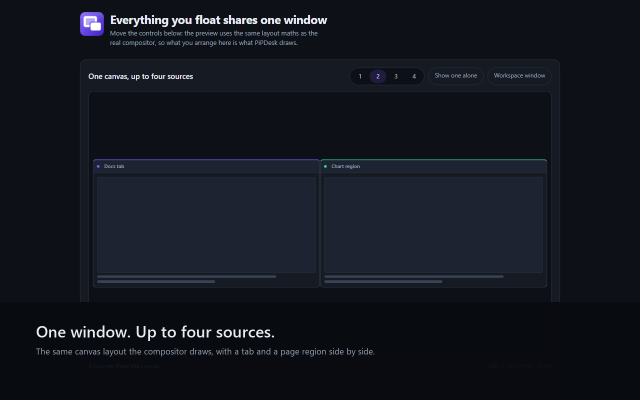
#> input picture store/01-shared-window.png, 1280 x 800 px, given in place of welcome-top.png, which was not available (shown at 1/2 size)
$ python store-assets.py
#> lines starting #> are read from the running program, lines starting #| are printed output that depends on the picture; after the words box and inside, x2 and y2 are one past the last pixel; in counts of white or black regions, pixels touching at a corner belong together; pictures that were not available may be replaced by others from this repository, and a replacement may not be noted
#!/usr/bin/env python3
"""Compose the Chrome Web Store images from the raw captures.

Run `node tools/store-shots.mjs` first; it writes store/raw/*.png from the real
extension loaded in Chromium. This script only arranges them: 1280 x 800 store
screenshots plus the optional 440 x 280 promo tile.

    python tools/store-assets.py
"""

from pathlib import Path

from PIL import Image, ImageDraw, ImageFilter, ImageFont

ROOT = Path(__file__).resolve().parent.parent
RAW = ROOT / "store" / "raw"
OUT = ROOT / "store"

BG_TOP = (11, 14, 20)
BG_BOTTOM = (20, 24, 33)
TEXT = (233, 237, 245)
DIM = (154, 165, 184)
MUTED = (107, 118, 136)
ACCENT = (124, 92, 255)
MINT = (52, 211, 153)

FONT_DIR = Path("C:/Windows/Fonts")
REGULAR = FONT_DIR / "segoeui.ttf"
SEMIBOLD = FONT_DIR / "seguisb.ttf"


def font(size, semibold=False):
    path = SEMIBOLD if semibold else REGULAR
    return ImageFont.truetype(str(path), size)


def background(width=1280, height=800):
    image = Image.new("RGB", (width, height), BG_TOP)
    draw = ImageDraw.Draw(image)
    for y in range(height):
        mix = y / max(1, height - 1)
        draw.line(
            [(0, y), (width, y)],
            fill=tuple(
                round(BG_TOP[i] + (BG_BOTTOM[i] - BG_TOP[i]) * mix)
                for i in range(3)
            ),
        )

    glow = Image.new("RGB", (width, height), (0, 0, 0))
    glow_draw = ImageDraw.Draw(glow)
    glow_draw.ellipse(
        (-260, -320, 620, 360), fill=(60, 44, 130)
    )
    glow_draw.ellipse(
        (width - 360, height - 300, width + 320, height + 240),
        fill=(18, 78, 62),
    )
    glow = glow.filter(ImageFilter.GaussianBlur(150))
    return Image.blend(image, glow, 0.55)


def rounded(image, radius):
    mask = Image.new("L", image.size, 0)
    ImageDraw.Draw(mask).rounded_rectangle(
        (0, 0, image.width - 1, image.height - 1), radius, fill=255
    )
    result = image.convert("RGBA")
    result.putalpha(mask)
    return result


def shadow(canvas, box, radius=18, blur=26, alpha=170):
    layer = Image.new("RGBA", canvas.size, (0, 0, 0, 0))
    ImageDraw.Draw(layer).rounded_rectangle(box, radius, fill=(0, 0, 0, alpha))
    canvas.alpha_composite(layer.filter(ImageFilter.GaussianBlur(blur)))


def trim_uniform_bottom(image, tolerance=4):
    """Drop the empty rows a fixed-height capture leaves at the bottom."""
    width, height = image.size
    last = height - 1
    while last > 0:
        row = image.crop((0, last, width, last + 1))
        extrema = row.getextrema()  # [(min, max), ...] per channel
        if any(hi - lo > tolerance for lo, hi in extrema):
            break
        last -= 1
    return image.crop((0, 0, width, last + 1))


def paste_screenshot(canvas, path, xy, scale=1.0, radius=16, trim=False):
    shot = Image.open(path).convert("RGB")
    if trim:
        shot = trim_uniform_bottom(shot)
    if scale != 1.0:
        shot = shot.resize(
            (round(shot.width * scale), round(shot.height * scale)),
            Image.LANCZOS,
        )
    x, y = xy
    shadow(canvas, (x + 6, y + 14, x + shot.width + 6, y + shot.height + 14))
    canvas.alpha_composite(rounded(shot, radius), (x, y))
    edge = Image.new("RGBA", canvas.size, (0, 0, 0, 0))
    ImageDraw.Draw(edge).rounded_rectangle(
        (x, y, x + shot.width - 1, y + shot.height - 1),
        radius,
        outline=(255, 255, 255, 26),
        width=1,
    )
    canvas.alpha_composite(edge)


def kicker(draw, text, xy, color=ACCENT):
    draw.text(xy, text.upper(), font=font(13, True), fill=color)


def wrap(draw, text, fnt, width):
    lines, line = [], ""
    for word in text.split():
        candidate = f"{line} {word}".strip()
        if draw.textlength(candidate, font=fnt) <= width:
            line = candidate
        else:
            lines.append(line)
            line = word
    if line:
        lines.append(line)
    return lines


def paragraph(draw, text, xy, fnt, width, fill=DIM, leading=1.55):
    x, y = xy
    for line in wrap(draw, text, fnt, width):
        draw.text((x, y), line, font=fnt, fill=fill)
        y += round(fnt.size * leading)
    return y


def dot(draw, xy, color=ACCENT, radius=3):
    x, y = xy
    draw.ellipse((x - radius, y - radius, x + radius, y + radius), fill=color)


def frame_popup():
    canvas = background().convert("RGBA")
    draw = ImageDraw.Draw(canvas)

    kicker(draw, "toolbar popup", (96, 150))
    title = font(46, True)
    y = 186
    for line in ["Pick a tab, a region,", "or a video."]:
        draw.text((96, y), line, font=title, fill=TEXT)
        y += 58
    y = paragraph(
        draw,
        "Three capture modes, one list of everything floating, and a stop button "
        "for each source. The same switches hold auto-close, the workspace "
        "window and optional sync.",
        (96, y + 26),
        font(18),
        540,
    )

    y += 26
    for item in [
        "Auto close after 15, 25 or 50 minutes",
        "Workspace window: capture beside a panel",
        "Notes, to-dos and focus timer in the same window",
    ]:
        dot(draw, (104, y + 9))
        draw.text((122, y), item, font=font(16), fill=(200, 208, 222))
        y += 36

    popup = trim_uniform_bottom(Image.open(RAW / "popup.png").convert("RGB"))
    scale = min(1.0, 726 / popup.height)
    paste_screenshot(canvas, RAW / "popup.png", (830, 38), scale=scale, radius=18, trim=True)
    return canvas.convert("RGB")


def frame_panels():
    canvas = background().convert("RGBA")
    draw = ImageDraw.Draw(canvas)

    kicker(draw, "own panels", (96, 70), MINT)
    draw.text(
        (96, 104),
        "Notes, to-dos and focus float too.",
        font=font(42, True),
        fill=TEXT,
    )
    paragraph(
        draw,
        "No second app and no second window: the same picture-in-picture "
        "surface can hold your notes, today's tasks and a Pomodoro timer.",
        (96, 166),
        font(18),
        900,
    )

    paste_screenshot(canvas, RAW / "notes.png", (214, 246), scale=0.94, radius=16)
    paste_screenshot(canvas, RAW / "timer.png", (706, 232), scale=0.94, radius=16)
    return canvas.convert("RGB")


def frame_full(path, caption, note):
    canvas = Image.open(path).convert("RGB")
    canvas = canvas.crop((0, 0, 1280, 800)).convert("RGBA")

    scrim = Image.new("RGBA", canvas.size, (0, 0, 0, 0))
    draw = ImageDraw.Draw(scrim)
    draw.rectangle((0, 604, 1280, 800), fill=(8, 10, 15, 232))
    canvas.alpha_composite(scrim)

    draw = ImageDraw.Draw(canvas)
    draw.text((72, 640), caption, font=font(32, True), fill=TEXT)
    draw.text((72, 690), note, font=font(17), fill=DIM)
    return canvas.convert("RGB")


def promo_tile():
    canvas = background(440, 280).convert("RGBA")
    draw = ImageDraw.Draw(canvas)

    icon = Image.open(ROOT / "icons" / "icon128.png").convert("RGBA")
    icon = icon.resize((68, 68), Image.LANCZOS)
    canvas.alpha_composite(icon, (32, 34))

    draw.text((114, 38), "PiPDesk", font=font(34, True), fill=TEXT)
    draw.text((114, 82), "Picture-in-picture workspace", font=font(14), fill=ACCENT)
    paragraph(
        draw,
        "Float a tab, a region, a video, or your own notes and timer above your work.",
        (32, 140),
        font(17),
        376,
    )
    draw.text((32, 238), "One window · up to four sources", font=font(13), fill=MUTED)
    return canvas.convert("RGB")


def main():
    OUT.mkdir(exist_ok=True)

    outputs = {
        "01-shared-window.png": frame_full(
            RAW / "welcome-top.png",
            "One window. Up to four sources.",
            "The same canvas layout the compositor draws, with a tab and a page region side by side.",
        ),
        "02-region.png": frame_full(
            RAW / "welcome-region.png",
            "Only that rectangle floats.",
            "Drag a box or hover an element; arrows nudge it, Ctrl + arrows resize it, Esc cancels.",
        ),
        "03-popup.png": frame_popup(),
        "04-panels.png": frame_panels(),
        "promo-440x280.png": promo_tile(),
    }
#> in frame_full, canvas is the input picture: PIL image 1280x800 RGB; mean R, G, B 18.9, 22.6, 31
#> in frame_full, `scrim = Image.new("RGBA", canvas.size, (0, 0, 0, 0))`: scrim: PIL image 1280x800 RGBA; every value is 0
#> in frame_full, `canvas.alpha_composite(scrim)`:
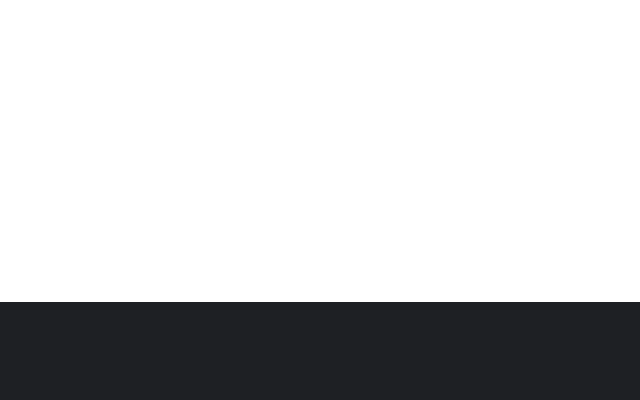
#> scrim: PIL image 1280x800 RGBA (shown at 1/2 size); mean R, G, B, A 2, 2.5, 3.7, 56.8; transparent parts drawn white
#> call 2 of frame_full, with caption = 'Only that rectangle floats.'
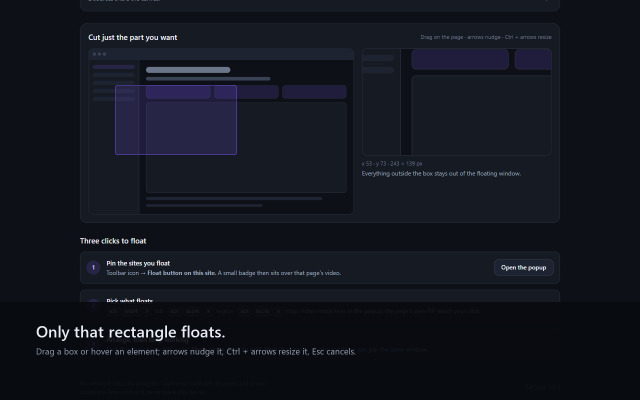
#> input picture store/02-region.png, 1280 x 800 px, given in place of welcome-region.png, which was not available (shown at 1/2 size)
#> in frame_full, canvas is the input picture: PIL image 1280x800 RGB; mean R, G, B 18.9, 22, 31.1
#> in background, `glow = Image.new("RGB", (width, height), (0, 0, 0))`: glow: PIL image 1280x800 RGB; every value is 0
#> in background, `return Image.blend(image, glow, 0.55)`:
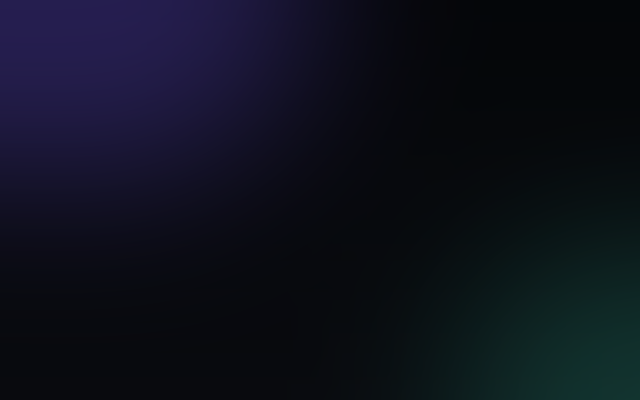
#> returned value: PIL image 1280x800 RGB (shown at 1/2 size); mean R, G, B 13.5, 16.3, 27.7
#> after the loop in frame_popup, `for line in ["Pick a tab, a region,", "or a video."]:`: y = 302
#> in frame_popup, `y = paragraph( draw, "Three capture modes, one list of everything floa..`: y = 412
#> in frame_popup, `y += 26`: y = 438
#> the loop in frame_popup, `for item in [ "Auto close after 15, 25 or 50 minutes", "Workspace wind..` made 3 passes
#> y on passes 1 to 3: 474, 510, 546
#> after the loop in frame_popup, `for item in [`: y = 546
#> in trim_uniform_bottom, `width, height = image.size`: width = 1280; height = 800
#> in trim_uniform_bottom, `last = height - 1`: last = 799
#> the loop in trim_uniform_bottom, `while last > 0:` made 13 passes
#> (extrema, last) on passes 1 to 12: (((8, 8), (11, 11), (16, 16)), 798), (((8, 8), (11, 11), (16, 16)), 797), (((8, 8), (11, 11), (16, 16)), 796), (((8, 8), (11, 11), (16, 16)), 795), (((8, 8), (11, 11), (16, 16)), 794), (((8, 8), (11, 11), (16, 16)), 793), (((8, 8), (11, 11), (16, 16)), 792), (((8, 8), (11, 11), (16, 16)), 791), (((8, 8), (11, 11), (16, 16)), 790), (((8, 8), (11, 11), (16, 16)), 789), (((8, 8), (11, 11), (16, 16)), 788), (((8, 8), (11, 11), (16, 16)), 787)
#> extrema on pass 13: ((8, 17), (11, 20), (16, 26))
#> after the loop in trim_uniform_bottom, `while last > 0:`: last = 787
#> in trim_uniform_bottom, `return image.crop((0, 0, width, last + 1))`:
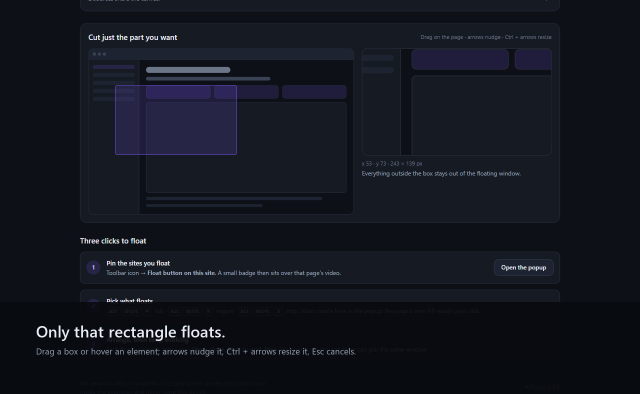
#> returned value: PIL image 1280x788 RGB (shown at 1/2 size); mean R, G, B 19.1, 22.2, 31.3
#> the loop in trim_uniform_bottom (call 2), `while last > 0:` made 13 passes
#> extrema on passes 1 to 12: ((8, 8), (11, 11), (16, 16)), ((8, 8), (11, 11), (16, 16)), ((8, 8), (11, 11), (16, 16)), ((8, 8), (11, 11), (16, 16)), ((8, 8), (11, 11), (16, 16)), ((8, 8), (11, 11), (16, 16)), ((8, 8), (11, 11), (16, 16)), ((8, 8), (11, 11), (16, 16)), ((8, 8), (11, 11), (16, 16)), ((8, 8), (11, 11), (16, 16)), ((8, 8), (11, 11), (16, 16)), ((8, 8), (11, 11), (16, 16))
#> in shadow, `ImageDraw.Draw(layer).rounded_rectangle(box, radius, fill=(0, 0, 0, al..`:
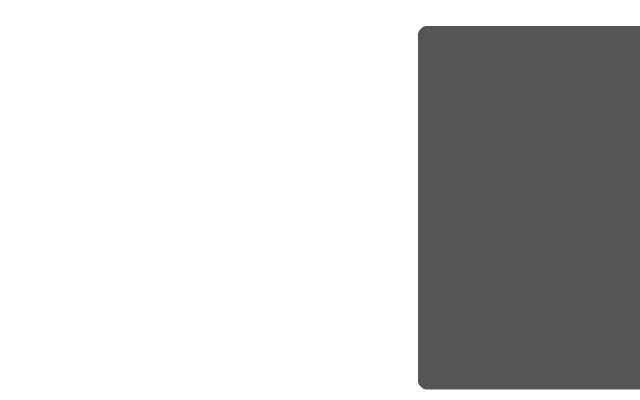
#> layer: PIL image 1280x800 RGBA (shown at 1/2 size); mean R, G, B, A 0, 0, 0, 53.6; transparent parts drawn white
#> in rounded, `mask = Image.new("L", image.size, 0)`: mask: PIL image 1179x726 L; every value is 0
#> in rounded, `ImageDraw.Draw(mask).rounded_rectangle( (0, 0, image.width - 1, image...`:
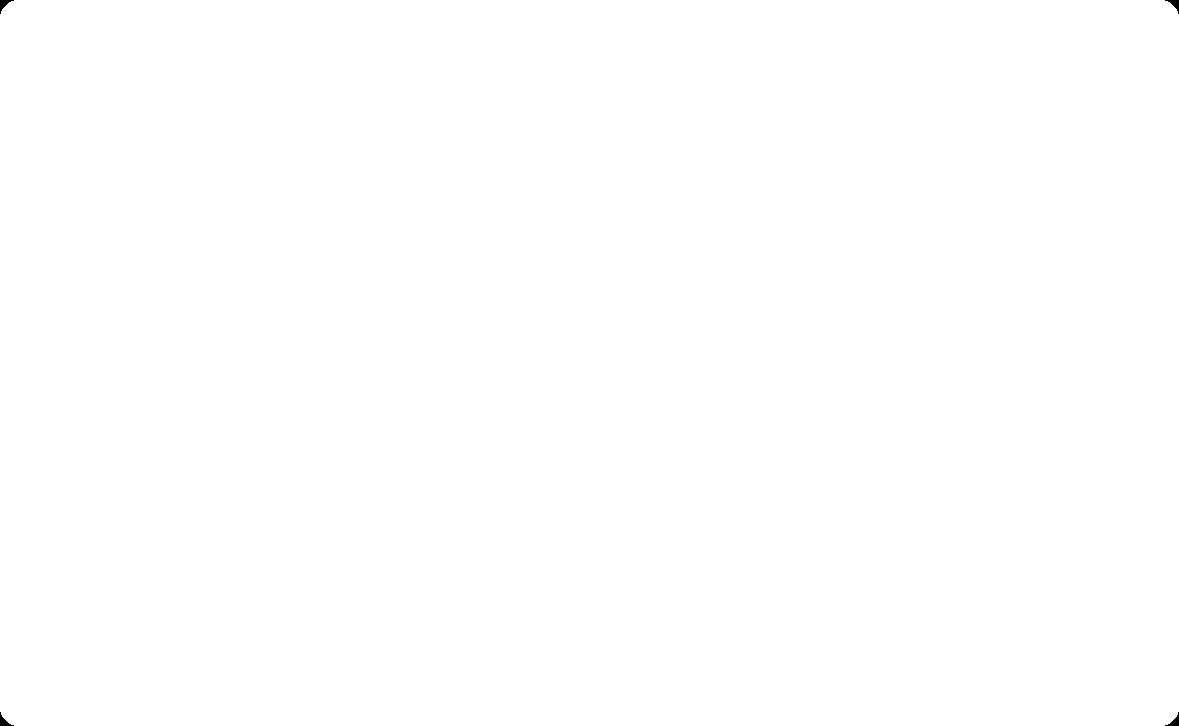
#> mask: PIL image 1179x726 L; 100% white; 4 black regions, box (x1, y1, x2, y2) and area: (0, 0, 14, 14) 74, (1165, 0, 1179, 14) 74, (0, 712, 14, 726) 74, (1165, 712, 1179, 726) 74
#> in paste_screenshot, `canvas.alpha_composite(rounded(shot, radius), (x, y))`:
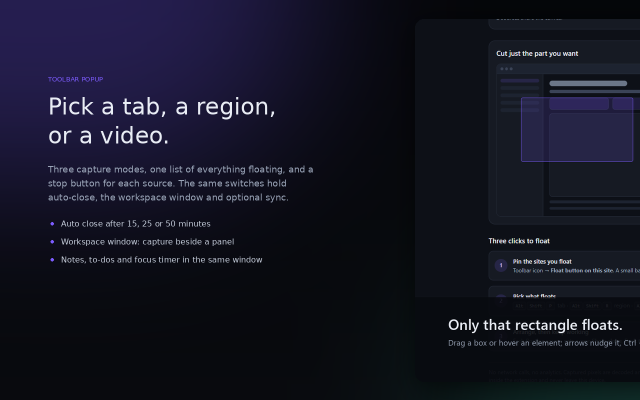
#> canvas: PIL image 1280x800 RGBA (shown at 1/2 size); mean R, G, B, A 20.1, 21, 35.1, 255

    for name, image in outputs.items():
        path = OUT / name
        image.save(path, optimize=True)
        print(f"{path.relative_to(ROOT)} {image.width}x{image.height}")


if __name__ == "__main__":
#> (the run stopped early here; a loop or call above may not have finished)
